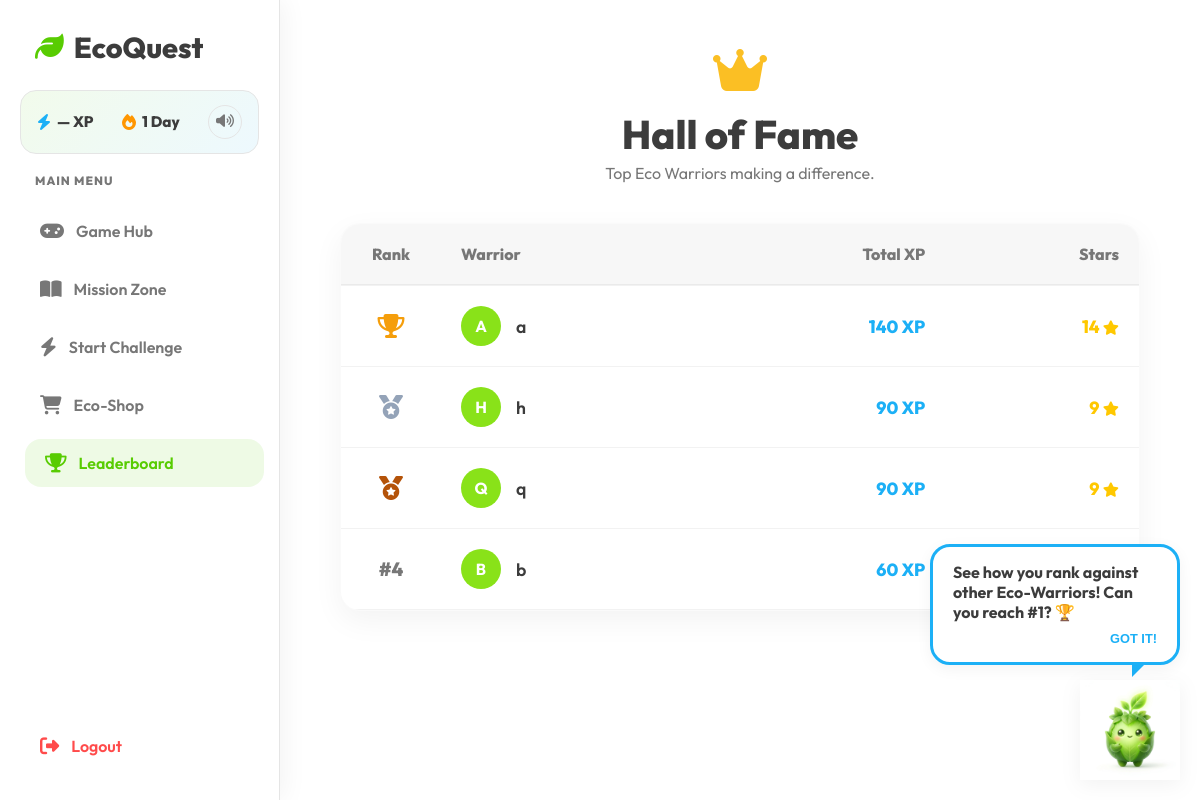
Page /leaderboard (signed in) on the committed database.
### tables this page shows
CREATE TABLE users (
    user_id INTEGER PRIMARY KEY AUTOINCREMENT,
    name TEXT NOT NULL,
    usn TEXT NOT NULL UNIQUE,
    password TEXT NOT NULL,
    total_points INTEGER DEFAULT 0,
    level_name TEXT DEFAULT 'Beginner',
    stars INTEGER DEFAULT 0
, eco_coins INTEGER DEFAULT 100, current_streak INTEGER DEFAULT 0, last_active_date TEXT, streak_freeze_active INTEGER DEFAULT 0, mascot_level INTEGER DEFAULT 1, league_id INTEGER DEFAULT 1, max_combo INTEGER DEFAULT 0);

### app.py (the view)
@app.route("/leaderboard")
def leaderboard():
    if "user_id" not in session:
        return redirect("/")
    conn = get_connection()
    cursor = conn.cursor()
    cursor.execute("""
        SELECT name, total_points, stars
        FROM users ORDER BY total_points DESC
    """)
    data = cursor.fetchall()
    conn.close()
    return render_template("leaderboard.html", data=data)

### app.py (called while the page is built)
def get_connection():
    return sqlite3.connect("database.db")

### templates/leaderboard.html
{% extends "base.html" %}
{% block content %}
<div class="animate-fade-in" style="max-width: 800px; margin: 0 auto;">
    <div style="text-align: center; margin-bottom: 40px;">
        <div style="font-size: 3rem; color: #FBBF24; margin-bottom: 10px; animation: float 3s infinite ease-in-out;">
            <i class="fa-solid fa-crown"></i>
        </div>
        <h1 style="font-size: 2.5rem; margin-bottom: 5px;">Hall of Fame</h1>
        <p class="text-muted">Top Eco Warriors making a difference.</p>
    </div>
    <div class="card" style="padding: 0; overflow: hidden;">
        <table style="width: 100%; border-collapse: collapse;">
            <thead>
                <tr style="background: rgba(0,0,0,0.03); text-align: left; border-bottom: 2px solid rgba(0,0,0,0.05);">
                    <th
                        style="padding: 20px; font-weight: 800; color: var(--text-muted); width: 100px; text-align: center;">
                        Rank</th>
                    <th style="padding: 20px; font-weight: 800; color: var(--text-muted);">Warrior</th>
                    <th style="padding: 20px; font-weight: 800; color: var(--text-muted); text-align: right;">Total XP
                    </th>
                    <th style="padding: 20px; font-weight: 800; color: var(--text-muted); text-align: right;">Stars</th>
                </tr>
            </thead>
            <tbody>
                {% for row in data %}
                <tr style="border-bottom: 1px solid rgba(0,0,0,0.05); transition: var(--transition);"
                    onmouseover="this.style.background='rgba(16, 185, 129, 0.05)'"
                    onmouseout="this.style.background='transparent'">
                    <td style="padding: 20px; text-align: center; font-size: 1.2rem; font-weight: 800;">
                        {% if loop.index == 1 %}
                        <span style="color: #F59E0B; font-size: 1.5rem;"><i class="fa-solid fa-trophy"></i></span>
                        {% elif loop.index == 2 %}
                        <span style="color: #94A3B8; font-size: 1.5rem;"><i class="fa-solid fa-medal"></i></span>
                        {% elif loop.index == 3 %}
                        <span style="color: #B45309; font-size: 1.5rem;"><i class="fa-solid fa-medal"></i></span>
                        {% else %}
                        <span style="color: var(--text-muted);">#{{ loop.index }}</span>
                        {% endif %}
                    </td>
                    <td style="padding: 20px;">
                        <div style="display: flex; align-items: center; gap: 15px;">
                            <div
                                style="width: 40px; height: 40px; background: var(--primary-light); color: white; border-radius: 50%; display: flex; align-items: center; justify-content: center; font-weight: bold;">
                                {{ row[0][0]|upper }}
                            </div>
                            <span style="font-weight: 600; font-size: 1.1rem; color: var(--text-main);">{{ row[0]
                                }}</span>
                        </div>
                    </td>
                    <td
                        style="padding: 20px; text-align: right; font-weight: 800; color: var(--secondary); font-size: 1.1rem;">
                        {{ row[1] }} XP
                    </td>
                    <td
                        style="padding: 20px; text-align: right; font-weight: 800; color: var(--warning); font-size: 1.1rem;">
                        {{ row[2] }} <i class="fa-solid fa-star" style="font-size: 0.9rem;"></i>
                    </td>
                </tr>
                {% endfor %}
            </tbody>
        </table>
    </div>
</div>
{% endblock %}

### static/style.css (style rules this page uses)
:root { --primary: #58CC02; --primary-dark: #46a302; --primary-light: #89E219; --secondary: #1CB0F6; --secondary-dark: #1899d6; --accent: #FFC800; --danger: #FF4B4B; --danger-dark: #EA2B2B; --background: #FFFFFF; --bg-light: #FFFFFF; --bg-sidebar: #F7F7F7; --surface: #FFFFFF; --text-main: #3C3C3C; --text-muted: #777777; --warning: #FFC800; --warning-dark: #D3A600; --border-color: #E5E5E5; --glass-bg: rgba(255, 255, 255, 0.9); --glass-border: rgba(255, 255, 255, 0.4); --glass-shadow: 0 8px 32px 0 rgba(31, 38, 135, 0.07); --radius-lg: 20px; --radius-md: 16px; --radius-sm: 12px; --transition: all 0.2s ease-in-out; --font-main: 'Nunito', sans-serif; --shadow: 0 4px 15px rgba(0,0,0,0.05); --coin-gold: #FFD700; --streak-fire: #FF4500; }
* { box-sizing: border-box; margin: 0; padding: 0; }
body { font-family: 'Outfit', 'Nunito', sans-serif; background-color: var(--background); color: var(--text-main); min-height: 100vh; display: flex; overflow-x: hidden; }
h1, h2, h3, h4, h5, h6 { font-weight: 800; color: var(--text-main); line-height: 1.2; }
.text-muted { color: var(--text-muted); }
.card { background: var(--surface); padding: 30px; border-radius: var(--radius-lg); box-shadow: 0 10px 30px rgba(0, 0, 0, 0.05); transition: var(--transition); border: 1px solid rgba(0, 0, 0, 0.02); }
.animate-fade-in { animation: fadeIn 0.6s cubic-bezier(0.4, 0, 0.2, 1) forwards; }

### rows in the picture
users: name "A", name "a", total_points "140", stars "14"
users: name "H", name "h", total_points "90", stars "9"
users: name "Q", name "q", total_points "90", stars "9"
users: name "B", name "b", total_points "60"

### other values in the picture
{{ session.get('xp', '—') }} "—"
{{ session.get('streak', 1) }} "1"
